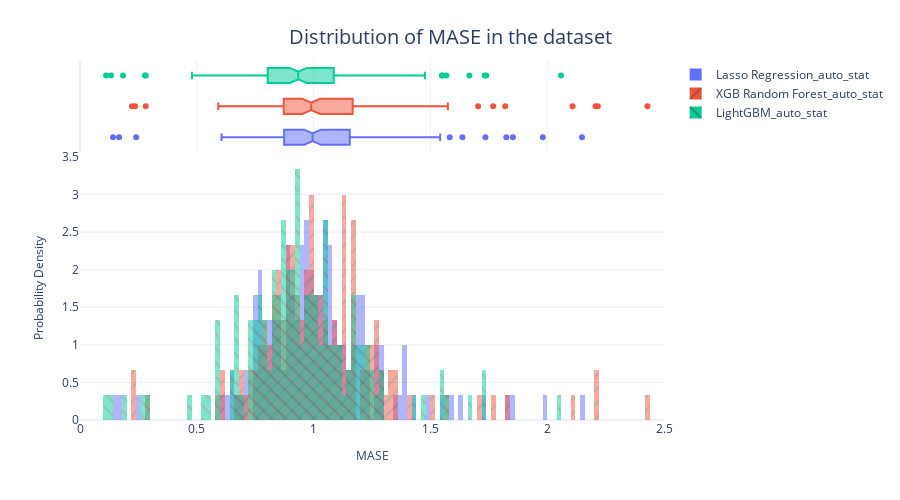

Notebook source saved alongside this figure:
### Code cell
fig = px.histogram(metrics_df, 
                   x="MASE", 
                   color="Algorithm",
                   pattern_shape="Algorithm", 
                   marginal="box", 
                   nbins=500, 
                   barmode="overlay",
                   histnorm="probability density")
fig = format_plot(fig, xlabel="MASE", ylabel="Probability Density", title="Distribution of MASE in the dataset")
fig.update_layout(xaxis_range=[0,2.5])
# fig.write_image("imgs/chapter_7/mase_dist.png")
fig.show()

### Figure 1 — Plotly figure (JSON) as saved in the notebook; plotly's stock layout.template omitted (floating-point values rounded to 4 significant figures; data arrays with more than 128 entries replaced by an {"elided": "..."} marker saying what was removed)
{"data": [{"alignmentgroup": "True", "bingroup": "x", "histnorm": "probability density", "hovertemplate": "Algorithm=Lasso Regression_auto_stat<br>MASE=%{x}<br>probability density=%{y}<extra></extra>", "legendgroup": "Lasso Regression_auto_stat", "marker": {"color": "#636efa", "opacity": 0.5, "pattern": {"shape": ""}}, "name": "Lasso Regression_auto_stat", "nbinsx": 500, "offsetgroup": "Lasso Regression_auto_stat", "orientation": "v", "showlegend": true, "type": "histogram", "x": {"elided": "150 float values"}, "xaxis": "x", "yaxis": "y"}, {"alignmentgroup": "True", "hovertemplate": "Algorithm=Lasso Regression_auto_stat<br>MASE=%{x}<extra></extra>", "legendgroup": "Lasso Regression_auto_stat", "marker": {"color": "#636efa"}, "name": "Lasso Regression_auto_stat", "notched": true, "offsetgroup": "Lasso Regression_auto_stat", "showlegend": false, "type": "box", "x": {"elided": "150 float values"}, "xaxis": "x2", "yaxis": "y2"}, {"alignmentgroup": "True", "bingroup": "x", "histnorm": "probability density", "hovertemplate": "Algorithm=XGB Random Forest_auto_stat<br>MASE=%{x}<br>probability density=%{y}<extra></extra>", "legendgroup": "XGB Random Forest_auto_stat", "marker": {"color": "#EF553B", "opacity": 0.5, "pattern": {"shape": "/"}}, "name": "XGB Random Forest_auto_stat", "nbinsx": 500, "offsetgroup": "XGB Random Forest_auto_stat", "orientation": "v", "showlegend": true, "type": "histogram", "x": {"elided": "150 float values"}, "xaxis": "x", "yaxis": "y"}, {"alignmentgroup": "True", "hovertemplate": "Algorithm=XGB Random Forest_auto_stat<br>MASE=%{x}<extra></extra>", "legendgroup": "XGB Random Forest_auto_stat", "marker": {"color": "#EF553B"}, "name": "XGB Random Forest_auto_stat", "notched": true, "offsetgroup": "XGB Random Forest_auto_stat", "showlegend": false, "type": "box", "x": {"elided": "150 float values"}, "xaxis": "x2", "yaxis": "y2"}, {"alignmentgroup": "True", "bingroup": "x", "histnorm": "probability density", "hovertemplate": "Algorithm=LightGBM_auto_stat<br>MASE=%{x}<br>probability density=%{y}<extra></extra>", "legendgroup": "LightGBM_auto_stat", "marker": {"color": "#00cc96", "opacity": 0.5, "pattern": {"shape": "\\"}}, "name": "LightGBM_auto_stat", "nbinsx": 500, "offsetgroup": "LightGBM_auto_stat", "orientation": "v", "showlegend": true, "type": "histogram", "x": {"elided": "150 float values"}, "xaxis": "x", "yaxis": "y"}, {"alignmentgroup": "True", "hovertemplate": "Algorithm=LightGBM_auto_stat<br>MASE=%{x}<extra></extra>", "legendgroup": "LightGBM_auto_stat", "marker": {"color": "#00cc96"}, "name": "LightGBM_auto_stat", "notched": true, "offsetgroup": "LightGBM_auto_stat", "showlegend": false, "type": "box", "x": {"elided": "150 float values"}, "xaxis": "x2", "yaxis": "y2"}], "layout": {"autosize": false, "barmode": "overlay", "height": 500, "legend": {"title": {}, "tracegroupgap": 0}, "margin": {"t": 60}, "title": {"font": {"size": 20}, "text": "Distribution of MASE in the dataset", "x": 0.5, "xanchor": "center", "yanchor": "top"}, "width": 900, "xaxis": {"anchor": "y", "domain": [0, 1], "range": [0, 2.5], "title": {"font": {"size": 12}, "text": "MASE"}}, "xaxis2": {"anchor": "y2", "domain": [0, 1], "matches": "x", "showgrid": true, "showticklabels": false}, "yaxis": {"anchor": "x", "domain": [0, 0.7326], "title": {"font": {"size": 12}, "text": "Probability Density"}}, "yaxis2": {"anchor": "x2", "domain": [0.7426, 1], "matches": "y2", "showgrid": false, "showline": false, "showticklabels": false, "ticks": ""}}}
